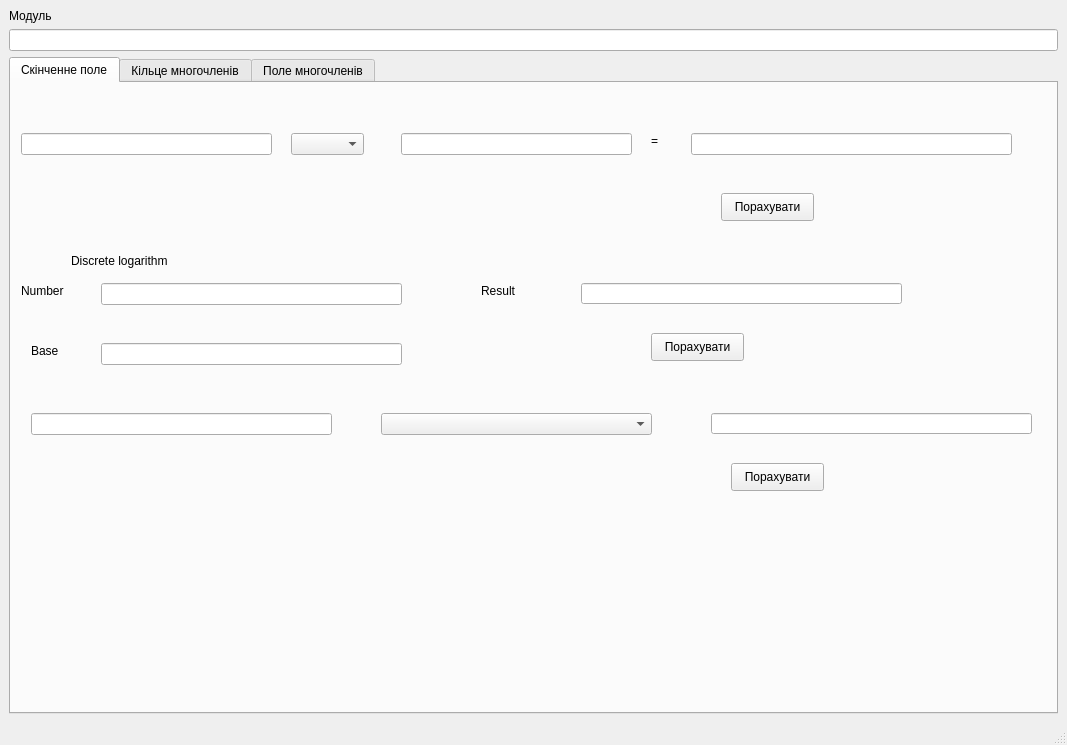
<?xml version="1.0" encoding="UTF-8"?>
<ui version="4.0">
 <class>MainWindow</class>
 <widget class="QMainWindow" name="MainWindow">
  <property name="geometry">
   <rect>
    <x>0</x>
    <y>0</y>
    <width>1067</width>
    <height>745</height>
   </rect>
  </property>
  <property name="windowTitle">
   <string>MainWindow</string>
  </property>
  <widget class="QWidget" name="centralwidget">
   <layout class="QVBoxLayout" name="verticalLayout">
    <item>
     <widget class="QLabel" name="label_2">
      <property name="text">
       <string>Модуль</string>
      </property>
     </widget>
    </item>
    <item>
     <widget class="QLineEdit" name="modulus_input"/>
    </item>
    <item>
     <widget class="QTabWidget" name="tabWidget">
      <property name="currentIndex">
       <number>0</number>
      </property>
      <widget class="QWidget" name="tab_1">
       <attribute name="title">
        <string>Скінченне поле</string>
       </attribute>
       <widget class="QLineEdit" name="number2_input">
        <property name="geometry">
         <rect>
          <x>390</x>
          <y>50</y>
          <width>231</width>
          <height>22</height>
         </rect>
        </property>
       </widget>
       <widget class="QComboBox" name="operator_select_1">
        <property name="geometry">
         <rect>
          <x>280</x>
          <y>50</y>
          <width>73</width>
          <height>22</height>
         </rect>
        </property>
       </widget>
       <widget class="QLabel" name="label">
        <property name="geometry">
         <rect>
          <x>640</x>
          <y>50</y>
          <width>21</width>
          <height>16</height>
         </rect>
        </property>
        <property name="text">
         <string>=</string>
        </property>
       </widget>
       <widget class="QLineEdit" name="number1_input">
        <property name="geometry">
         <rect>
          <x>10</x>
          <y>50</y>
          <width>251</width>
          <height>22</height>
         </rect>
        </property>
       </widget>
       <widget class="QLineEdit" name="result_1">
        <property name="enabled">
         <bool>true</bool>
        </property>
        <property name="geometry">
         <rect>
          <x>680</x>
          <y>50</y>
          <width>321</width>
          <height>22</height>
         </rect>
        </property>
        <property name="readOnly">
         <bool>true</bool>
        </property>
       </widget>
       <widget class="QPushButton" name="calculate_btn_1">
        <property name="geometry">
         <rect>
          <x>710</x>
          <y>110</y>
          <width>93</width>
          <height>28</height>
         </rect>
        </property>
        <property name="text">
         <string>Порахувати</string>
        </property>
       </widget>
       <widget class="QLineEdit" name="number3_input">
        <property name="geometry">
         <rect>
          <x>20</x>
          <y>330</y>
          <width>301</width>
          <height>22</height>
         </rect>
        </property>
       </widget>
       <widget class="QComboBox" name="operator_select_2">
        <property name="geometry">
         <rect>
          <x>370</x>
          <y>330</y>
          <width>271</width>
          <height>22</height>
         </rect>
        </property>
       </widget>
       <widget class="QPushButton" name="calculate_btn_2">
        <property name="geometry">
         <rect>
          <x>720</x>
          <y>380</y>
          <width>93</width>
          <height>28</height>
         </rect>
        </property>
        <property name="text">
         <string>Порахувати</string>
        </property>
       </widget>
       <widget class="QLineEdit" name="result_2">
        <property name="enabled">
         <bool>true</bool>
        </property>
        <property name="geometry">
         <rect>
          <x>700</x>
          <y>330</y>
          <width>321</width>
          <height>21</height>
         </rect>
        </property>
        <property name="readOnly">
         <bool>true</bool>
        </property>
       </widget>
       <widget class="QLabel" name="label_9">
        <property name="geometry">
         <rect>
          <x>60</x>
          <y>170</y>
          <width>111</width>
          <height>16</height>
         </rect>
        </property>
        <property name="text">
         <string>Discrete logarithm</string>
        </property>
       </widget>
       <widget class="QLineEdit" name="number3_input_3">
        <property name="geometry">
         <rect>
          <x>90</x>
          <y>260</y>
          <width>301</width>
          <height>22</height>
         </rect>
        </property>
       </widget>
       <widget class="QLineEdit" name="result_10">
        <property name="enabled">
         <bool>true</bool>
        </property>
        <property name="geometry">
         <rect>
          <x>570</x>
          <y>200</y>
          <width>321</width>
          <height>21</height>
         </rect>
        </property>
        <property name="readOnly">
         <bool>true</bool>
        </property>
       </widget>
       <widget class="QLineEdit" name="number3_input_4">
        <property name="geometry">
         <rect>
          <x>90</x>
          <y>200</y>
          <width>301</width>
          <height>22</height>
         </rect>
        </property>
       </widget>
       <widget class="QLabel" name="label_10">
        <property name="geometry">
         <rect>
          <x>10</x>
          <y>200</y>
          <width>61</width>
          <height>16</height>
         </rect>
        </property>
        <property name="text">
         <string>Number</string>
        </property>
       </widget>
       <widget class="QLabel" name="label_11">
        <property name="geometry">
         <rect>
          <x>20</x>
          <y>260</y>
          <width>61</width>
          <height>16</height>
         </rect>
        </property>
        <property name="text">
         <string>Base</string>
        </property>
       </widget>
       <widget class="QPushButton" name="calculate_btn_9">
        <property name="geometry">
         <rect>
          <x>640</x>
          <y>250</y>
          <width>93</width>
          <height>28</height>
         </rect>
        </property>
        <property name="text">
         <string>Порахувати</string>
        </property>
       </widget>
       <widget class="QLabel" name="label_12">
        <property name="geometry">
         <rect>
          <x>470</x>
          <y>200</y>
          <width>61</width>
          <height>16</height>
         </rect>
        </property>
        <property name="text">
         <string>Result</string>
        </property>
       </widget>
      </widget>
      <widget class="QWidget" name="tab_2">
       <attribute name="title">
        <string>Кільце многочленів</string>
       </attribute>
       <widget class="QPushButton" name="calculate_btn_3">
        <property name="geometry">
         <rect>
          <x>580</x>
          <y>90</y>
          <width>93</width>
          <height>28</height>
         </rect>
        </property>
        <property name="text">
         <string>Порахувати</string>
        </property>
       </widget>
       <widget class="QLineEdit" name="polynomial_1_input">
        <property name="geometry">
         <rect>
          <x>10</x>
          <y>50</y>
          <width>241</width>
          <height>22</height>
         </rect>
        </property>
       </widget>
       <widget class="QLineEdit" name="result_3">
        <property name="enabled">
         <bool>true</bool>
        </property>
        <property name="geometry">
         <rect>
          <x>660</x>
          <y>50</y>
          <width>361</width>
          <height>22</height>
         </rect>
        </property>
        <property name="readOnly">
         <bool>true</bool>
        </property>
       </widget>
       <widget class="QComboBox" name="operator_select_3">
        <property name="geometry">
         <rect>
          <x>270</x>
          <y>50</y>
          <width>73</width>
          <height>22</height>
         </rect>
        </property>
       </widget>
       <widget class="QLineEdit" name="polynomial_2_input">
        <property name="geometry">
         <rect>
          <x>360</x>
          <y>50</y>
          <width>251</width>
          <height>22</height>
         </rect>
        </property>
       </widget>
       <widget class="QLabel" name="label_3">
        <property name="geometry">
         <rect>
          <x>630</x>
          <y>50</y>
          <width>21</width>
          <height>16</height>
         </rect>
        </property>
        <property name="text">
         <string>=</string>
        </property>
       </widget>
       <widget class="QLineEdit" name="polynomial_3_input">
        <property name="geometry">
         <rect>
          <x>10</x>
          <y>150</y>
          <width>481</width>
          <height>22</height>
         </rect>
        </property>
       </widget>
       <widget class="QLineEdit" name="result_4">
        <property name="enabled">
         <bool>true</bool>
        </property>
        <property name="geometry">
         <rect>
          <x>510</x>
          <y>150</y>
          <width>501</width>
          <height>22</height>
         </rect>
        </property>
        <property name="readOnly">
         <bool>true</bool>
        </property>
       </widget>
       <widget class="QPushButton" name="calculate_btn_4">
        <property name="geometry">
         <rect>
          <x>580</x>
          <y>190</y>
          <width>181</width>
          <height>28</height>
         </rect>
        </property>
        <property name="text">
         <string>Порахувати похідну</string>
        </property>
       </widget>
       <widget class="QLineEdit" name="polynomial_4_input">
        <property name="geometry">
         <rect>
          <x>30</x>
          <y>240</y>
          <width>661</width>
          <height>22</height>
         </rect>
        </property>
       </widget>
       <widget class="QLineEdit" name="number4_input">
        <property name="geometry">
         <rect>
          <x>470</x>
          <y>280</y>
          <width>221</width>
          <height>22</height>
         </rect>
        </property>
       </widget>
       <widget class="QLabel" name="label_4">
        <property name="geometry">
         <rect>
          <x>440</x>
          <y>280</y>
          <width>21</width>
          <height>16</height>
         </rect>
        </property>
        <property name="text">
         <string>x =</string>
        </property>
       </widget>
       <widget class="QLineEdit" name="result_5">
        <property name="enabled">
         <bool>true</bool>
        </property>
        <property name="geometry">
         <rect>
          <x>760</x>
          <y>240</y>
          <width>251</width>
          <height>22</height>
         </rect>
        </property>
        <property name="readOnly">
         <bool>true</bool>
        </property>
       </widget>
       <widget class="QLineEdit" name="polynomial_5_input">
        <property name="geometry">
         <rect>
          <x>30</x>
          <y>330</y>
          <width>501</width>
          <height>22</height>
         </rect>
        </property>
       </widget>
       <widget class="QLineEdit" name="polynomial_6_input">
        <property name="geometry">
         <rect>
          <x>550</x>
          <y>330</y>
          <width>481</width>
          <height>22</height>
         </rect>
        </property>
       </widget>
       <widget class="QLabel" name="label_5">
        <property name="geometry">
         <rect>
          <x>40</x>
          <y>380</y>
          <width>51</width>
          <height>16</height>
         </rect>
        </property>
        <property name="text">
         <string>Частка</string>
        </property>
       </widget>
       <widget class="QLineEdit" name="result_6">
        <property name="geometry">
         <rect>
          <x>30</x>
          <y>400</y>
          <width>501</width>
          <height>22</height>
         </rect>
        </property>
        <property name="readOnly">
         <bool>true</bool>
        </property>
       </widget>
       <widget class="QLabel" name="label_6">
        <property name="geometry">
         <rect>
          <x>560</x>
          <y>380</y>
          <width>51</width>
          <height>16</height>
         </rect>
        </property>
        <property name="text">
         <string>Остача</string>
        </property>
       </widget>
       <widget class="QLineEdit" name="result_7">
        <property name="geometry">
         <rect>
          <x>550</x>
          <y>400</y>
          <width>481</width>
          <height>22</height>
         </rect>
        </property>
        <property name="readOnly">
         <bool>true</bool>
        </property>
       </widget>
       <widget class="QPushButton" name="calculate_btn_5">
        <property name="geometry">
         <rect>
          <x>770</x>
          <y>270</y>
          <width>181</width>
          <height>28</height>
         </rect>
        </property>
        <property name="text">
         <string>Порахувати</string>
        </property>
       </widget>
       <widget class="QLabel" name="label_7">
        <property name="geometry">
         <rect>
          <x>30</x>
          <y>510</y>
          <width>191</width>
          <height>16</height>
         </rect>
        </property>
        <property name="text">
         <string>Порядок кругового многочлена</string>
        </property>
       </widget>
       <widget class="QLineEdit" name="number5_input">
        <property name="geometry">
         <rect>
          <x>230</x>
          <y>510</y>
          <width>251</width>
          <height>22</height>
         </rect>
        </property>
       </widget>
       <widget class="QLineEdit" name="result_8">
        <property name="geometry">
         <rect>
          <x>20</x>
          <y>550</y>
          <width>501</width>
          <height>22</height>
         </rect>
        </property>
        <property name="readOnly">
         <bool>true</bool>
        </property>
       </widget>
       <widget class="QPushButton" name="calculate_btn_6">
        <property name="geometry">
         <rect>
          <x>540</x>
          <y>440</y>
          <width>181</width>
          <height>28</height>
         </rect>
        </property>
        <property name="text">
         <string>Порахувати</string>
        </property>
       </widget>
       <widget class="Line" name="line">
        <property name="geometry">
         <rect>
          <x>0</x>
          <y>479</y>
          <width>1041</width>
          <height>31</height>
         </rect>
        </property>
        <property name="orientation">
         <enum>Qt::Horizontal</enum>
        </property>
       </widget>
       <widget class="Line" name="line_2">
        <property name="geometry">
         <rect>
          <x>0</x>
          <y>300</y>
          <width>1041</width>
          <height>31</height>
         </rect>
        </property>
        <property name="orientation">
         <enum>Qt::Horizontal</enum>
        </property>
       </widget>
       <widget class="Line" name="line_3">
        <property name="geometry">
         <rect>
          <x>0</x>
          <y>210</y>
          <width>1041</width>
          <height>31</height>
         </rect>
        </property>
        <property name="orientation">
         <enum>Qt::Horizontal</enum>
        </property>
       </widget>
       <widget class="QPushButton" name="calculate_btn_7">
        <property name="geometry">
         <rect>
          <x>570</x>
          <y>530</y>
          <width>181</width>
          <height>28</height>
         </rect>
        </property>
        <property name="text">
         <string>Порахувати</string>
        </property>
       </widget>
      </widget>
      <widget class="QWidget" name="tab_3">
       <attribute name="title">
        <string>Поле многочленів</string>
       </attribute>
       <widget class="QLineEdit" name="irreducible_polynomial_input">
        <property name="geometry">
         <rect>
          <x>170</x>
          <y>50</y>
          <width>561</width>
          <height>22</height>
         </rect>
        </property>
       </widget>
       <widget class="QLabel" name="label_8">
        <property name="geometry">
         <rect>
          <x>30</x>
          <y>50</y>
          <width>131</width>
          <height>16</height>
         </rect>
        </property>
        <property name="text">
         <string>Незвідний многочлен</string>
        </property>
       </widget>
       <widget class="QComboBox" name="operator_select_4">
        <property name="geometry">
         <rect>
          <x>350</x>
          <y>120</y>
          <width>241</width>
          <height>22</height>
         </rect>
        </property>
       </widget>
       <widget class="QLineEdit" name="polynomial_7_input">
        <property name="geometry">
         <rect>
          <x>20</x>
          <y>120</y>
          <width>311</width>
          <height>22</height>
         </rect>
        </property>
       </widget>
       <widget class="QLineEdit" name="result_9">
        <property name="geometry">
         <rect>
          <x>600</x>
          <y>120</y>
          <width>431</width>
          <height>22</height>
         </rect>
        </property>
        <property name="readOnly">
         <bool>true</bool>
        </property>
       </widget>
       <widget class="QPushButton" name="calculate_btn_8">
        <property name="geometry">
         <rect>
          <x>750</x>
          <y>180</y>
          <width>181</width>
          <height>28</height>
         </rect>
        </property>
        <property name="text">
         <string>Порахувати</string>
        </property>
       </widget>
      </widget>
     </widget>
    </item>
   </layout>
  </widget>
  <widget class="QMenuBar" name="menubar">
   <property name="geometry">
    <rect>
     <x>0</x>
     <y>0</y>
     <width>1067</width>
     <height>26</height>
    </rect>
   </property>
  </widget>
  <widget class="QStatusBar" name="statusbar"/>
 </widget>
 <resources/>
 <connections/>
</ui>
